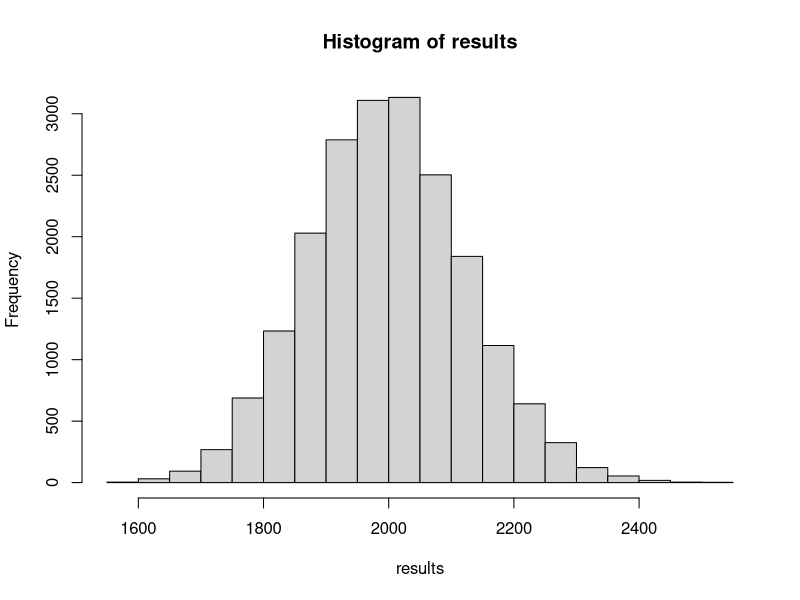
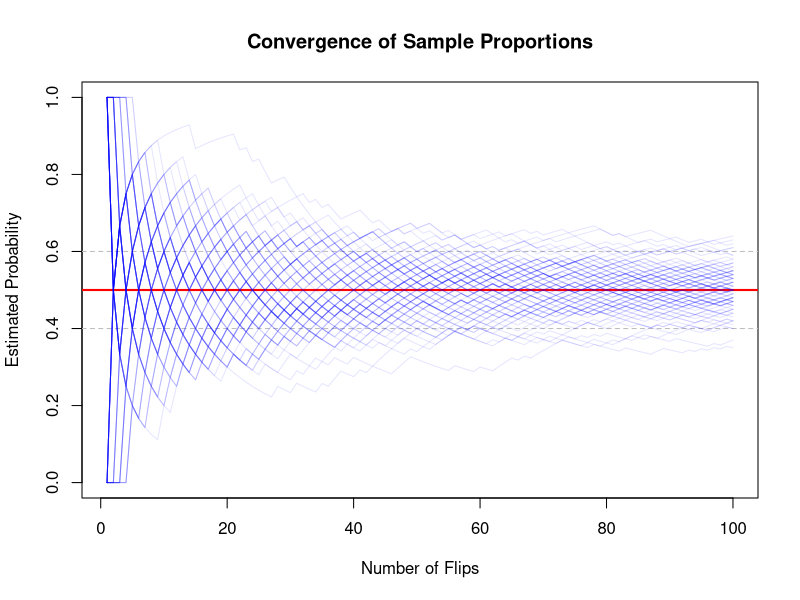
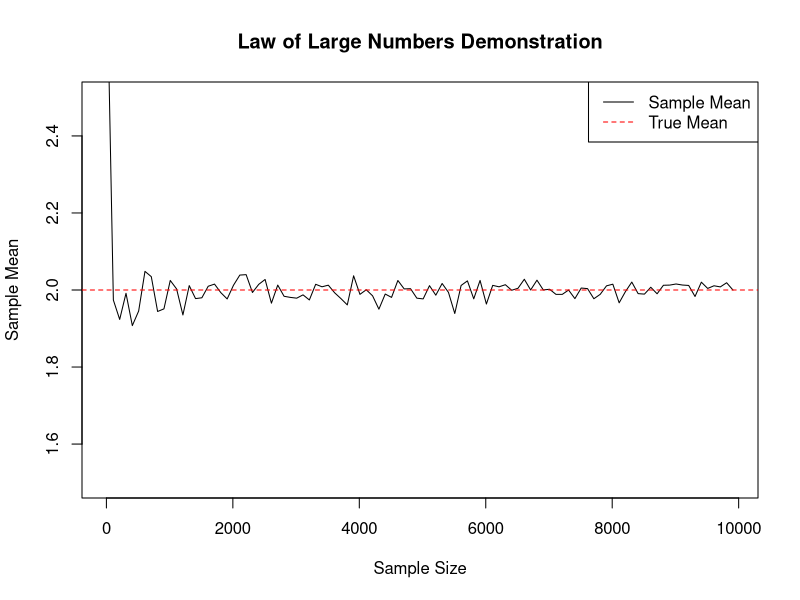
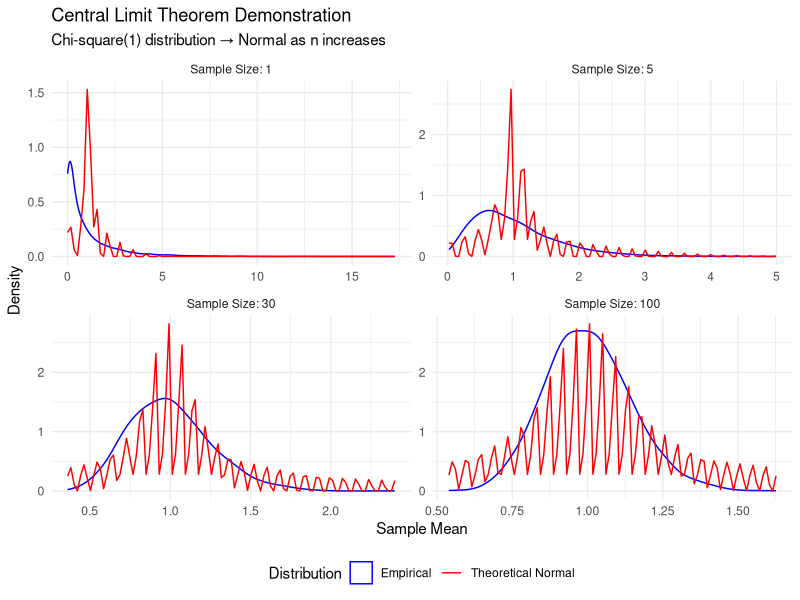

Reproduce these figures in R, in order.
## ---- chunk 1
x <- c(2, 4, 6, 8)
n <- length(x)
x_bar <- mean(x)

# Calculate deviations
deviations <- x - x_bar
print(deviations)

# Note: these sum to zero by construction
print(sum(deviations))

# Compare biased and unbiased variance
biased_var <- sum((x - x_bar)^2)/n
unbiased_var <- sum((x - x_bar)^2)/(n-1)
r_var <- var(x)

print(biased_var)
print(unbiased_var)
print(r_var)
## ---- chunk 2
set.seed(123)
mu <- 10  # True population mean
sigma <- 2 # True population SD

# Function to compare squared deviations
compare_deviations <- function(n) {
  sample <- rnorm(n, mu, sigma)
  x_bar <- mean(sample)
  
  # Squared deviations from sample mean
  dev_xbar <- sum((sample - x_bar)^2)
  
  # Squared deviations from population mean
  dev_mu <- sum((sample - mu)^2)
  
  return(c(dev_xbar, dev_mu))
}

# Run many simulations
results <- replicate(10000, compare_deviations(5))
mean_devs <- rowMeans(results)
print(paste("Average squared deviations from x̄:", mean_devs[1])) # should be lower
print(paste("Average squared deviations from μ:", mean_devs[2]))
## ---- chunk 3
rnorm(5, 5, 2)
## ---- chunk 4
# quick quiz: Plot a histogram of the results and observe the shape of the distribution. We are sampling from a random normal distribution, why is it skewed? What major statistics theorem can you use to make it more normally distributed? Operationalize that insight and plot the histogram again.
results <- replicate(10000, compare_deviations(500))
hist(results)
## ---- chunk 5
# Set seed for reproducibility
set.seed(123)

# Part 1: Expectation (Mean) ----------------------------------------

# Simulate data from different distributions
n <- 10000 # the larger this number, the closer the sample mean will be to the theoretical mean because of the law of large numbers

# Normal distribution
x_normal <- rnorm(n, mean = 2, sd = 1.5)
# Log-normal distribution
x_lognormal <- rlnorm(n, meanlog = 0, sdlog = 0.5)
# Uniform distribution
x_uniform <- runif(n, min = 0, max = 5)

# Compute expectations (sample means)
# E(X) = ∑(x_i)/n
# The estimates are not exactly equal, but they are so close that we consider them unbiased
# That is, we can be confident that our estimation from a finite sample of data cannot get any better than this.
## This is how things work in practice. We can never be certain about the true population mean, but we want our estimators to get infinitely close to it as the sample size increases.
## In data science, you will see the term accuracy instead of bias. It probably captures the essence of estimation a bit better. No such thing as unbiased, but we can get infinitely close to the truth.
mean_normal <- mean(x_normal)
mean_lognormal <- mean(x_lognormal)
mean_uniform <- mean(x_uniform)

# Compare with theoretical expectations
cat("Normal Distribution:\n")
cat("Sample Mean:", mean_normal, "\n")
cat("Theoretical Mean:", 2, "\n\n")

cat("Log-normal Distribution:\n")
cat("Sample Mean:", mean_lognormal, "\n")
cat("Theoretical Mean:", exp(0 + 0.5^2/2), "\n\n")

cat("Uniform Distribution:\n")
cat("Sample Mean:", mean_uniform, "\n")
cat("Theoretical Mean:", 2.5, "\n\n")
## ---- chunk 6
# Part 2: Variance ------------------------------------------------

# Compute sample variances
# Var(X) = E[(X - μ)²] = ∑(x_i - x̄)²/(n-1)
var_normal <- var(x_normal)

# Manual computation to demonstrate the formula
biased_var_normal <- sum((x_normal - mean(x_normal))^2) / (length(x_normal) ) # bessel's correction

cat("Variance Comparisons:\n")
cat("Normal Distribution:\n")
cat("Sample Variance:", var_normal, "\n")
cat("Theoretical Variance:", 1.5^2, "\n")
cat("Non-corrected Variance:", biased_var_normal, "\n\n")
## ---- chunk 7
# Quick quiz: Write the code to compute the sample variance of the log-normal and uniform distributions. Use cat() to print the results
var_lognormal <- var(x_lognormal)

cat("Variance of log-normal simulated distribution =", var_lognormal)

var_uniform <- var(x_uniform)

cat("\nVariance of uniform simulated distribution =", var_uniform)
## ---- chunk 8
# Quick quiz: Create three random normal distributions with mu=5 and var=4: 1 with 10 observations, 1 with 100 observations, and 1 with 1000 observations. Compute and print the biased and unbiased variance for each distribution
x1 <- rnorm(10, mean = 5, sd = 2)
x2 <- rnorm(100, mean = 5, sd = 2)
x3 <- rnorm(1000, mean = 5, sd = 2)

ub_x1 <- var(x1)
ub_x2 <- var(x2)
ub_x3 <- var(x3)

b_x1 <- sum((x1 - mean(x1))^2) / (length(x1) )
b_x2 <- sum((x2 - mean(x2))^2) / (length(x2) )
b_x3 <- sum((x3 - mean(x3))^2) / (length(x3) )

cat("Biased variance for 10 observations:", b_x1, "\n")
cat("Unbiased variance for 10 observations:", ub_x1, "\n\n")

cat("Biased variance for 100 observations:", b_x2, "\n")
cat("Unbiased variance for 100 observations:", ub_x2, "\n\n")

cat("Biased variance for 1000 observations:", b_x3, "\n")
cat("Unbiased variance for 1000 observations:", ub_x3, "\n\n")

## ---- chunk 9
# Part 3: Covariance ------------------------------

# Generate correlated data
n <- 10000
rho <- 0.7  # desired correlation

# Method 1: Using mvrnorm from MASS package
library(MASS)

# 1 in the diagonal because each variable is obviously perfectly correlated with itself
# The off-diagonal elements are the correlation coefficients between the variables
sigma <- matrix(c(1, rho, rho, 1), nrow = 2)

# mu is the true mean of each random variable
# Sigma is the variance covariance matrix
xy_data <- mvrnorm(n, mu = c(0, 0), Sigma = sigma)
x <- xy_data[, 1]
y <- xy_data[, 2]

# Compute sample covariance
# Cov(X,Y) = E[(X - μ_x)(Y - μ_y)] = ∑(x_i - x̄)(y_i - ȳ)/(n-1)
cov_xy <- cov(x, y)

# Manual computation of covariance
# Exactly what's happening behind the scenes in the cov() function
manual_cov_xy <- sum((x - mean(x)) * (y - mean(y))) / (length(x) - 1)


cat("Covariance and Correlation:\n")
cat("Sample Covariance:", cov_xy, "\n")
cat("Manual Covariance:", manual_cov_xy, "\n")
cat("True Correlation:", rho, "\n\n")
## ---- chunk 10
set.seed(234)

# Function to simulate coin flips and check if estimate deviates by more than epsilon
check_convergence <- function(N, epsilon = 0.1, replications = 10000) {
  # Matrix to store results: each row is a replication of N coin flips
  results <- matrix(rbinom(N * replications, 1, 0.5), 
                   nrow = replications, ncol = N)
  
  # Calculate proportion of heads for each replication
  proportions <- rowMeans(results)
  
  # Calculate probability of deviating by more than epsilon
  prob_deviation <- mean(abs(proportions - 0.5) > epsilon)
  
  return(prob_deviation)
}

# Test different sample sizes
sample_sizes <- c(10, 50, 100, 500)
results <- sapply(sample_sizes, check_convergence)

# Print results
for(i in seq_along(sample_sizes)) {
  cat("N =", sample_sizes[i], 
      ": P(|theta_hat - 0.5| > 0.1) ≈", 
      round(results[i], 3), "\n")
}
## ---- chunk 11
# Visualization code
plot_convergence <- function(N = 100, epsilon = 0.1) {
  results <- matrix(rbinom(N * 100, 1, 0.5), 
                   nrow = 100, ncol = N)
  running_means <- t(apply(results, 1, cumsum) / 1:N)
  
  plot(1:N, running_means[1,], type = "n",
       ylim = c(0, 1),
       xlab = "Number of Flips",
       ylab = "Estimated Probability",
       main = "Convergence of Sample Proportions")
  
  # Add reference lines
  abline(h = 0.5, col = "red", lwd = 2)
  abline(h = 0.5 + epsilon, col = "gray", lty = 2)
  abline(h = 0.5 - epsilon, col = "gray", lty = 2)
  
  # Plot 100 different sequences
  for(i in 1:100) {
    lines(1:N, running_means[i,], col = rgb(0,0,1,0.1))
  }
}

plot_convergence()
## ---- chunk 12
set.seed(42)

# Demonstrate convergence of sample mean to theoretical mean
sample_sizes <- seq(10, 10000, by = 100)
sample_means <- numeric(length(sample_sizes))

for (i in seq_along(sample_sizes)) {
    sample_means[i] <- mean(rnorm(sample_sizes[i], mean = 2, sd = 1.5))
}

# Plot convergence
plot(sample_sizes, sample_means, type = "l",
     main = "Law of Large Numbers Demonstration",
     xlab = "Sample Size", ylab = "Sample Mean",
     ylim = c(1.5, 2.5))
abline(h = 2, col = "red", lty = 2)
legend("topright", legend = c("Sample Mean", "True Mean"),
       col = c("black", "red"), lty = c(1, 2))

## ---- chunk 13
# Theory: For large n, sample means are approximately normally distributed
# regardless of the underlying distribution

library(ggplot2)
library(gridExtra)

# Parameters
n_samples <- 10000  # Number of samples
sample_sizes <- c(1, 5, 30, 100)  # Different sample sizes to demonstrate convergence

# Generate data for different sample sizes
set.seed(42)  # For reproducibility

# Function to generate sample means and create a data frame for plotting
generate_clt_data <- function(sample_size) {
    # Generate sample means from chi-square(1)
    means <- replicate(n_samples, mean(rchisq(sample_size, df=1)))
    
    data.frame(
        sample_size = factor(paste("Sample Size:", sample_size)),
        mean = means
    )
}

# Combine all data
clt_data <- do.call(rbind, lapply(sample_sizes, generate_clt_data))

# Create the plot with smoother density estimates
ggplot(clt_data, aes(x = mean)) +
    geom_density(aes(color = "Empirical"), adjust = 1.5) +
    stat_function(aes(color = "Theoretical Normal"), 
                 fun = dnorm,
                 args = list(
                     mean = 1,  # theoretical mean of chi-square(1)
                     sd = sqrt(2/as.numeric(gsub("Sample Size: ", "", levels(clt_data$sample_size))))
                 )) +
    facet_wrap(~sample_size, scales = "free") +
    labs(title = "Central Limit Theorem Demonstration",
         subtitle = "Chi-square(1) distribution → Normal as n increases",
         x = "Sample Mean",
         y = "Density") +
    theme_minimal() +
    scale_color_manual(values = c("blue", "red"),
                      name = "Distribution") +
    theme(legend.position = "bottom")
